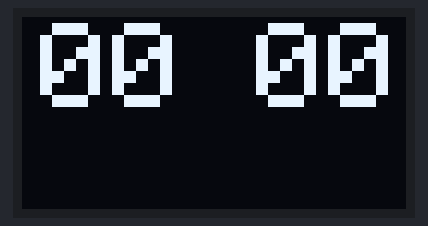
Simulated run of this sketch. Board: ESP8266 (NodeMCU). On the bench: 128×64 one-colour display. WiFi joins after 1.5 s; servers stay silent unless stated; the display library's start-up logo is not drawn; network time is answered at once with the bench clock; the local clock reads 2024-03-15 10:24:30 at power-on unless the sketch sets it; what the sketch prints to the serial monitor is not drawn.

Above: at 2.7 s.
At 16.0 s:
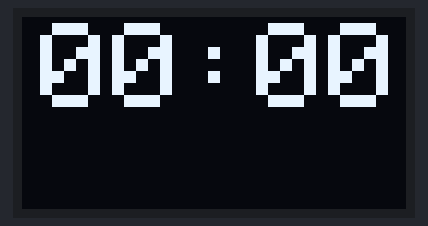
At 30.4 s:
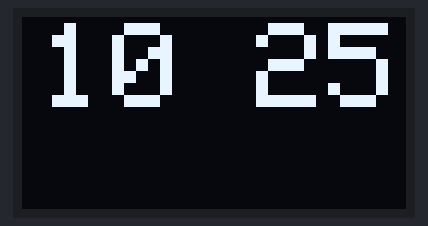
At 60.1 s:
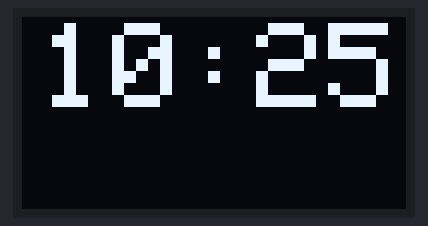
At 90.9 s:
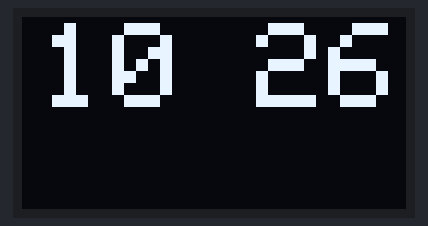
At 120.6 s:
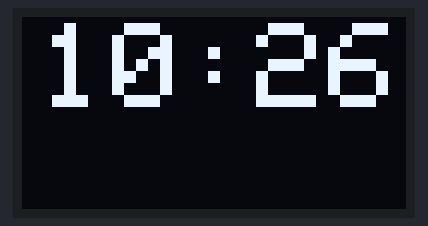

The sketch:

esp8266-1306-spi-clock.ino
```cpp
/*
 * Internet Clock for SSD1306 SPI 7pin based 128x64 OLED module using ESP8266 NodeMCU
 */

//ido
#include <ESP8266WiFi.h>
#include <WiFiUdp.h>
#include <NTPClient.h>               // include NTPClient library
#include <TimeLib.h>
//ido
#include <SPI.h>
#include <Wire.h>
#include <Adafruit_GFX.h>
#include <Adafruit_SSD1306.h>

// If using software SPI (the default case):
#define OLED_MOSI  13   //D1
#define OLED_CLK   14   //D0
#define OLED_DC    2
#define OLED_CS    15
#define OLED_RESET 16

Adafruit_SSD1306 display(OLED_MOSI, OLED_CLK, OLED_DC, OLED_RESET, OLED_CS);

const char *ssid     = "YOUR WIRELESS NAME";
const char *password = "YOUR WIRELESS PASSWORD";

WiFiUDP ntpUDP;

// 'time.nist.gov' is used (default server) with +1 hour offset (3600 seconds) 60 seconds (60000 milliseconds) update interval
NTPClient timeClient(ntpUDP, "time.nist.gov", 3600, 60000);

void setup()   {
//  Serial.begin(9600);
  display.begin(SSD1306_SWITCHCAPVCC);
  display.display();
  delay(1000);
  display.clearDisplay();
  display.setTextSize(1);
  display.setTextColor(WHITE);

  //wifi
  WiFi.begin(ssid, password);

  Serial.print("Connecting.");
  while ( WiFi.status() != WL_CONNECTED ) {
    delay(500);
    Serial.print(".");
  }
  Serial.println("connected");
  //Wifi

  timeClient.begin();
}

char Time[] = "     ";
//char Time2[] = "  ";
byte last_second, minute_, hour_, wday, day_, month_, year_;
byte second_ = 10;
byte kettospont = 1;

void loop()
{

  timeClient.update();
  unsigned long unix_epoch = timeClient.getEpochTime();

  static unsigned long thisMicros = 0;
  static unsigned long lastMicros = 0;
  display.clearDisplay();
  display.setCursor(6,2);
  display.setTextSize(4);

  if (second_ % 30 == 0)
  {
    second_ = second(unix_epoch);
    minute_ = minute(unix_epoch);      // get minutes (0 - 59)
    hour_   = hour(unix_epoch);        // get hours   (0 - 23)
  }

  Time[4] = minute_ % 10 + '0';
  Time[3] = minute_ / 10 + '0';
  Time[1] = hour_   % 10 + '0';
  Time[0] = hour_   / 10 + '0';

  Time[2] = ':';
  if (second_ % 2 == 0)
  {
    Time[2] = ' ';
  }
  display.print(Time);
  display.display();
  second_ = second_ + 1;

  delay(1000);
}
```

Measured:
- what the display in image 0 shows lasts 1.0 s, from 2.6 s to 3.6 s
- what the display in image 3 shows lasts 2.0 s, from 60.1 s to 62.1 s
